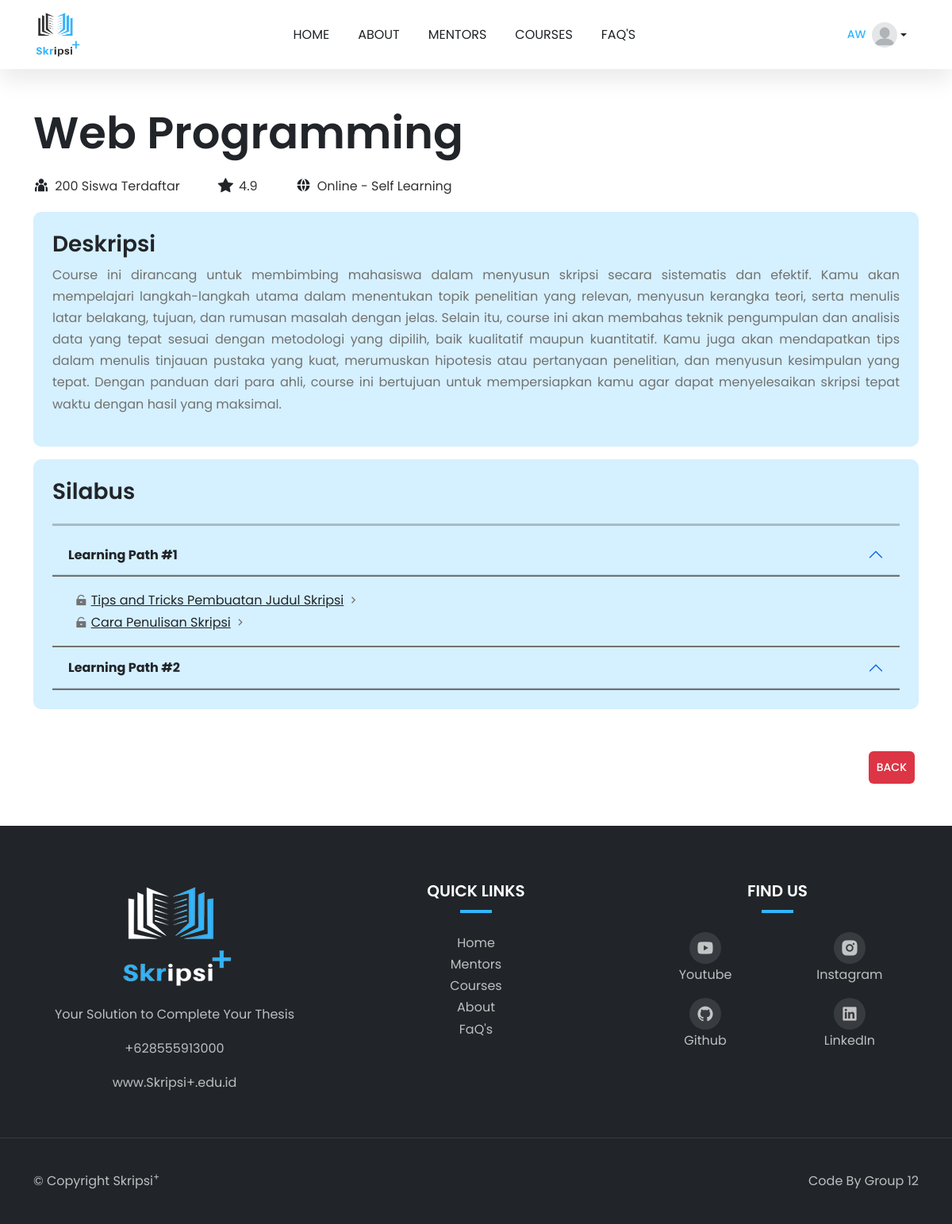
Screenshot of /dashboard-courses/1/ (signed in) with the database file from the repository.
### public_app/models.py (models this page shows, shortened)
class Course(models.Model):
    title = models.CharField(max_length=200)
    description = models.TextField()
    price = models.DecimalField(max_digits=10, decimal_places=3)
    image = models.ImageField(upload_to='courses')
    syllabus = models.JSONField(null=True, blank=True)  # Jika memakai JSON untuk syllabus
    students_enrolled = models.PositiveIntegerField(default=0)
    rating = models.DecimalField(max_digits=2, decimal_places=1, default=5.0)
    learning_type = models.CharField(max_length=50, default="Online - Self Learning")

### public_app/views.py (the view)
# urls.py: path('dashboard-courses/<int:pk>/', views.course_bought, name='course_bought'),
@login_required(login_url='account_login')
def course_bought(request, pk):
    course = get_object_or_404(Course, pk=pk)
    return render(request, 'courses_bought.html', {'course': course})

### public_app/templates/courses_bought.html
{% extends 'layouts/base.html' %} {% load static %} {% block content %}
<div>
  <div class="container mt-5 mb-5">
    <div class="row">
      <div class="col-12">
        <h1 class="display-4">{{ course.title }}</h1>
      </div>
    </div>
    <div class="detail-icon d-lg-flex align-items-center mt-2">
      <div class="rating d-flex align-items-center">
        <i class="ri-team-fill detail"></i>
        <span class="ms-1">{{ course.students_enrolled }} Siswa Terdaftar</span>
      </div>
      <div class="rating d-flex align-items-center ms-lg-5">
        <i class="bi bi-star-fill detail"></i>
        <span class="ms-1">{{ course.rating }}</span>
      </div>
      <div class="rating d-flex align-items-center ms-lg-5">
        <i class="ri-global-fill detail"></i>
        <span class="ms-1">{{ course.learning_type }}</span>
      </div>
    </div>
    <div class="deskripsi-course p-4 mt-3">
      <h3>Deskripsi</h3>
      <p>{{ course.description }}</p>
    </div>
    <div class="accordion-detail mt-3 p-4">
      <h3>Silabus</h3>
      <hr class="accordion mt-4" />
      {% for section in course.syllabus %}
      <div class="accordion-item">
        <h2 class="accordion-header" id="heading{{ forloop.counter }}">
          <button
            class="accordion-button"
            type="button"
            data-bs-toggle="collapse"
            data-bs-target="#collapse{{ forloop.counter }}"
            aria-expanded="true"
            aria-controls="collapse{{ forloop.counter }}"
          >
            {{ section.title }}
          </button>
        </h2>
        <div
          id="collapse{{ forloop.counter }}"
          class="accordion-collapse collapse {% if forloop.first %}show{% endif %}"
          aria-labelledby="heading{{ forloop.counter }}"
          data-bs-parent="#syllabusAccordion"
        >
          <div class="accordion-body">
            {% for lesson in section.lessons %}
                <div class="d-flex align-items-center ms-2">
                    <i class="ri-lock-unlock-fill bag"></i>
                    <a class="ms-1" href="{% url 'lesson_detail' course.id forloop.parentloop.counter0 forloop.counter0 %}">
                    {{ lesson.title }}
                    </a>
                    <i class="ri-arrow-right-s-line detail ms-1"></i>
                </div>
            {% endfor %}
          </div>
        </div>
      </div>
      {% endfor %}
    </div>
    <div class="btn-detail mt-5 d-flex justify-content-end">
      <a href="/dashboard-courses"
        ><button type="button" class="btn btn-danger">Back</button></a
      >
    </div>
  </div>
</div>
{% endblock content %}

### public_app/templates/components/navbar.html (shortened to what this page needs)
{% load static %}
<nav class="navbar navbar-expand-lg bg-white sticky-top">
  <div class="container">
    <a class="navbar-brand" href="/">
      <img
        class="logo"
        src="{% static 'img/Light-removebg-preview.png'%}"
        alt="logo-Skripsi+"
      />
    </a>
    <div class="collapse navbar-collapse" id="Nav">
      <ul class="navbar-nav m-auto">
        <li class="nav-item">
          <a
            class="nav-link {% if request.resolver_match.url_name == 'home' %}active{% endif %}"
            href="{% url 'home' %}"
            >Home</a
          >
        </li>
        <li class="nav-item">
          <a
            class="nav-link {% if request.resolver_match.url_name == 'about' %}active{% endif %}"
            href="{% url 'about' %}"
            >About</a
          >
        </li>
        <li class="nav-item">
          <a
            class="nav-link {% if request.resolver_match.url_name == 'mentors' %}active{% endif %}"
            href="{% url 'mentors' %}"
            >Mentors</a
          >
        </li>
        <li class="nav-item">
          <a
            class="nav-link {% if request.resolver_match.url_name == 'course' %}active{% endif %}"
            href="{% url 'course' %}"
            >Courses</a
          >
        </li>
        <li class="nav-item">
          <a
            class="nav-link {% if request.resolver_match.url_name == 'faq' %}active{% endif %}"
            href="{% url 'faq' %}"
            >FaQ's</a
          >
        </li>
      </ul>
      {% if user.is_authenticated %}
      <div class="dropdown d-none d-lg-block">
        <button
          class="d-flex align-items-center text-decoration-none dropdown-toggle user-icon btn btn-outline-secondary"
          id="dropdownUser"
          data-bs-toggle="dropdown"
          aria-expanded="false"
          style="color: #212529; background: none; border-radius: 50px; border-width: 3px;">
          <span class="me-2">{{ user.username }}</span>
          {% if user.profile.photo %}
            <img src="{{ user.profile.photo.url }}" alt="User Photo" class="rounded-circle" style="width: 32px; height: 32px; object-fit: cover;">
          {% else %}
            <img src="{% static 'img/profil.png'%}" alt="User Photo" class="rounded-circle" style="width: 32px; height: 32px; object-fit: cover;">
          {% endif %}
        </button>
      </div>
      {% endif %}
    </div>
  </div>
</nav>

### static/css/style.css (style rules this page uses)
:root { --c-dark: #212529; --c-brand: #33b5ff; --c-brand-rgb: 51, 181, 255; --c-white-rgb: 255, 255, 255; --c-dark-rgb: 33, 37, 41; --c-body: #727272; --box-shadow: 0px 15px 25px rgba(0, 0, 0, 0.08); --transition: all 0.5s ease; --font-base: "Poppins-Variable", sans-serif; }
* { padding: 0; margin: 0; box-sizing: border-box; font-family: var(--font-base); }
body { line-height: 1.7 !important; color: var(--c-body) !important; font-size: 16px !important; }
hr { background-color: var(--c-dark) !important; }
h1,h2,h3,h4,h5,h6, .h1,.h2,.h3,.h4,.h5,.h6 { font-weight: 600 !important; color: var(--c-dark); }
a { text-decoration: none !important; }
span { color: var(--c-brand); }
.btn { font-weight: 500; font-size: 14px; text-transform: uppercase; border-radius: 6px !important; padding: 10px 24px; }
.navbar { box-shadow: var(--box-shadow); }
.navbar-nav .nav-link { font-weight: 400 !important; color: var(--c-dark); text-transform: uppercase; margin: 10px; padding: 10px; text-decoration: none; font-size: 16px; }
.logo { width: 60px; }
.btn { padding: 10px; margin: 5px; background-color: none; border: none; }
.rating i { color: #fbc02d; font-size: 1.2rem; margin-right: 0.2rem; }
.rating span { font-size: 1rem; font-weight: bold; color: #333; }
.rating i.detail { color: var(--c-dark) !important; }
.detail-icon span { font-weight: 400; }
.deskripsi-course p { text-align: justify; }
.deskripsi-course,.accordion-detail, .detail-materi { background-color: #d5f0ff; border-radius: 10px; }
.accordion-detail hr.accordion { width: 100%; border-top: 3px solid var(--c-dark) !important; margin: 10px auto; }
.accordion-body a { color: var(--c-dark); text-decoration: underline !important; cursor: pointer !important; }
.accordion-button { background-color: #d5f0ff !important; }
.accordion-body { background-color: #d5f0ff !important; }
.accordion-item { border: none !important; }
.accordion-collapse { border: none !important; border-bottom: 2px solid var(--c-body) !important; }
.accordion-header { border: none !important; border-bottom: 2px solid var(--c-body) !important; }
.accordion-button { font-weight: bold; color: var(--c-dark); }
.accordion-button:not(.collapsed) { color: var(--c-dark) !important; }

### rows the page displays
Course: title "Web Programming", students_enrolled "200", rating "4.9", learning_type "Online - Self Learning", description "Course ini dirancang untuk membimbing mahasiswa dalam menyusun skripsi secara sistematis dan efektif. Kamu akan mempelajari langkah-langkah utama dalam menentukan topik penelitian yang relevan, menyusun kerangka teori, serta menulis latar belakang, tujuan, dan rumusan masalah dengan jelas. Selain itu, course ini akan membahas teknik pengumpulan dan analisis data yang tepat sesuai dengan metodologi yang dipilih, baik kualitatif maupun kuantitatif. Kamu juga akan mendapatkan tips dalam menulis tinjauan pustaka yang kuat, merumuskan hipotesis atau pertanyaan penelitian, dan menyusun kesimpulan yang tepat. Dengan panduan dari para ahli, course ini bertujuan untuk mempersiapkan kamu agar dapat…"

### other values shown
{{ user.username }} "AW"
{{ section.title }} "Learning Path #1" "Learning Path #2"
{{ lesson.title }} "Tips and Tricks Pembuatan Judul Skripsi" "Cara Penulisan Skripsi"
